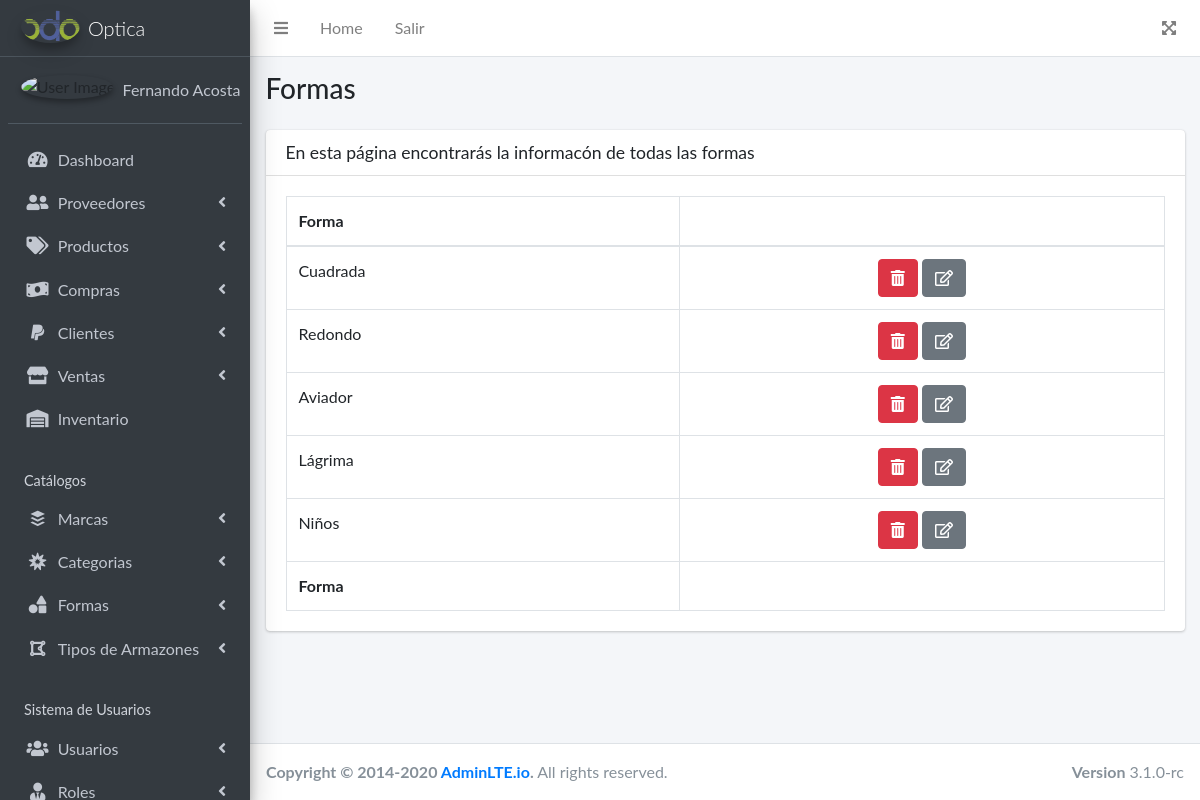
/admin/forma/forma.php (signed in), run on the app's committed database.
### tables this page shows
CREATE TABLE `forma` (
  `id_forma` int(11) NOT NULL,
  `forma` varchar(50) NOT NULL
);

### admin/class/forma.class.php (called while the page is built, shortened)
<?php
   include_once 'database.class.php';
   class Forma extends Database
   {
       public function fetchAll()
       {
           $sql = 'SELECT * from forma';
           $formas = $this->execQuery($sql, null);
           return $formas;
       }
   }

### admin/class/database.class.php (called while the page is built, shortened)
<?php
   class Database
   {
       public $conn;
       public function connect()
       {
           $this->host = 'localhost';
           $this->database = 'optica';
           $this->user = 'empleado';
           $this->password = '123456';
           try {
               $options = [
                PDO::ATTR_ERRMODE => PDO::ERRMODE_EXCEPTION,
               ];
               $this->conn = new PDO('mysql:host='.$this->host.';dbname='.$this->database, $this->user, $this->password, $options);
               $this->conn->exec('set names utf8');
           } catch (PDOException $e) {
               echo '¡Error al conectar a la BD!: '.$e->getMessage().'<br/>';
               die();
           }
       }
       public function close()
       {
           $this->conn = null;
       }
       public function execQuery($sql, $params)
       {
           $fila = null;
           try {
               $stmt = $this->conn->prepare($sql);
               $stmt->execute($params);
               $fila = $stmt->fetchAll(PDO::FETCH_ASSOC);
           } catch (\Throwable $th) {
               throw $th;
           }
           return $fila;
       }
   }

### admin/forma/views/table.php (the view)
<?php include '../views/header.php'; ?>
<?php include '../views/navbar.php'; ?>
<div class="wrapper">
  <main class="content-wrapper">
    <div class="content-header">
      <div class="container-fluid">
        <h3 class="mb-4">Formas</h3>
        <div class="row">
          <div class="col-12">
            <div class="card">
              <div class="card-header">
                <h3 class="card-title">En esta página encontrarás la informacón de todas las formas</h3>
              </div>
              <div class="card-body">
                <table id="tabla" class="table table-bordered table-hover">
                  <thead>
                    <tr>
                      <th>Forma</th>
                      <th></th>
                    </tr>
                  </thead>
                  <tbody>
                    <?php foreach ($data as $row):?>
                    <tr>
                      <td><?php echo $row['forma']; ?></td>
                      <td class="text-center">
                        <a href="forma.php?action=delete&id_forma=<?php echo $row['id_forma']; ?>" class='btn btn-danger' role='button'><i
                            class="fas fa-trash-alt"></i></a>
                        <a href="forma.php?action=form&id_forma=<?php echo $row['id_forma']; ?>" class='btn btn-secondary' role='button'><i
                            class="far fa-edit"></i></a>
                      </td>
                    </tr>
                    <?php endforeach; ?>
                  </tbody>
                  <tfoot>
                    <tr>
                      <th>Forma</th>
                      <th></th>
                    </tr>
                  </tfoot>
                </table>
              </div>
            </div>
          </div>
        </div>
      </div>
    </div>
  </main>
</div>
<?php include '../views/footer.php'; ?>

### css/admin.css (style rules this page uses)
body { font-family: 'Lato', sans-serif; }

### data on the page
forma: forma "Cuadrada"
forma: forma "Redondo"
forma: forma "Aviador"
forma: forma "Lágrima"
forma: forma "Niños"

### other printed values
$_SESSION['nombre'] "Fernando Acosta"
